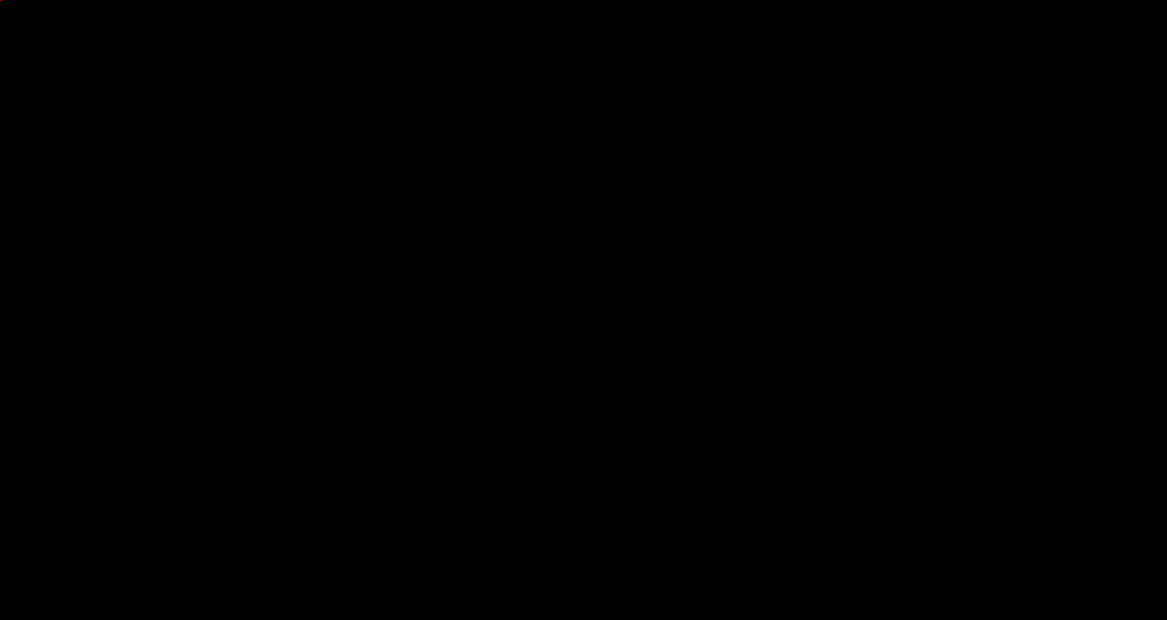
Frame 1 (no input)
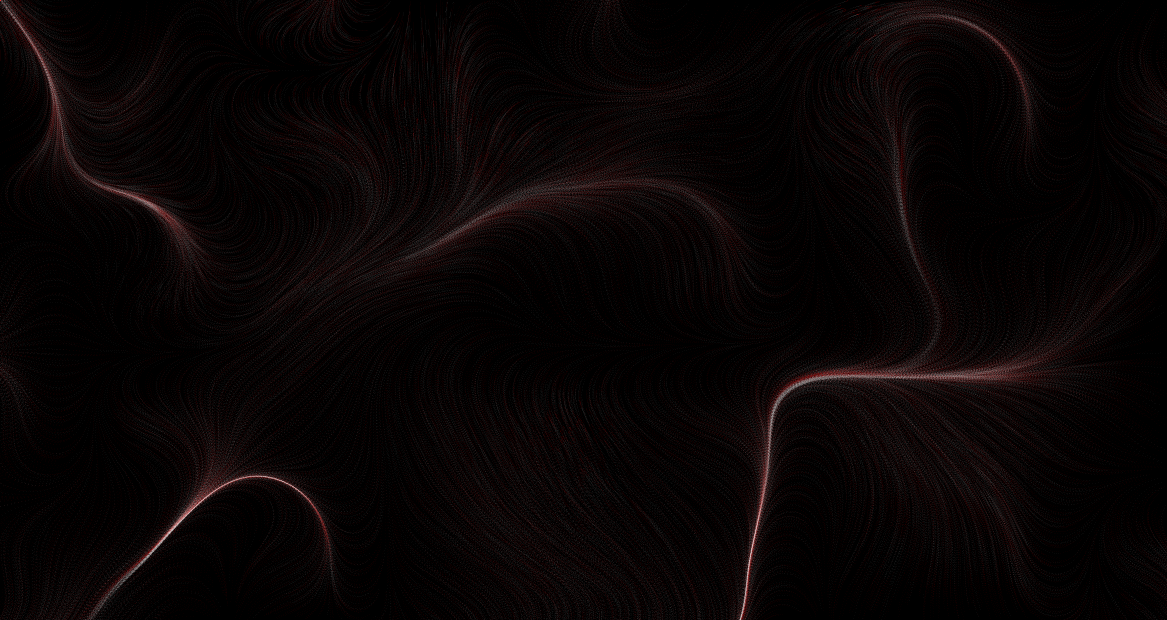
Frame 60 (the mouse pressed at the canvas centre just before this capture)
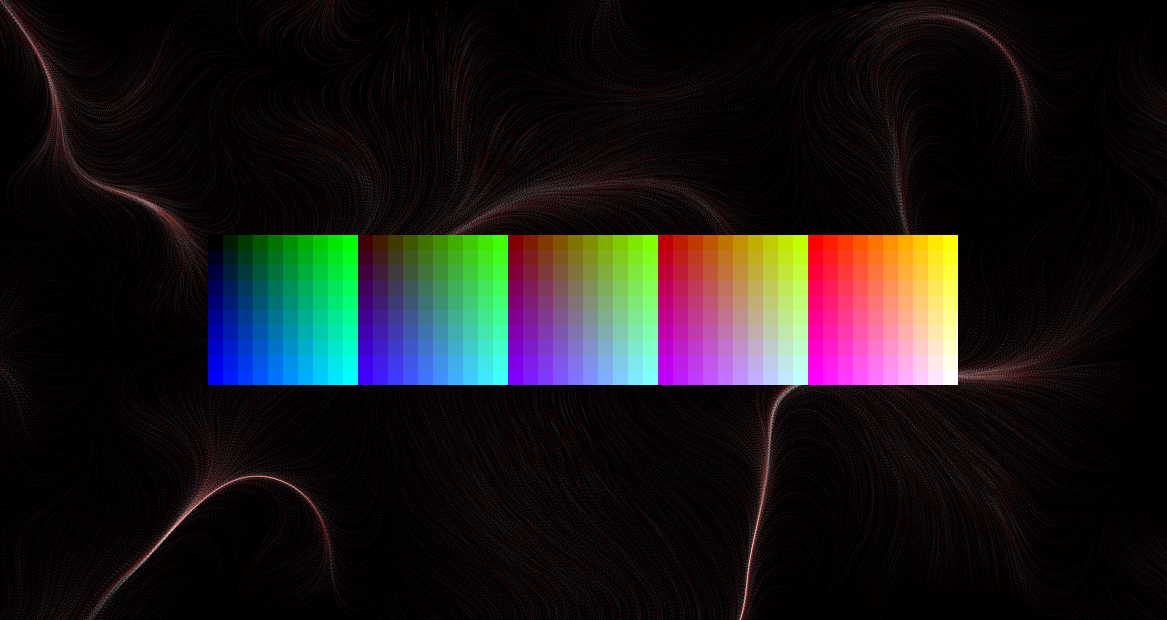
Frame 120 (the mouse held since frame 60 and released just before this capture)

The Processing sketch that drew these frames (run headless with seeded random() and noise(); from frame 60 on, the mouse is pressed at the canvas centre):

// Processing sketch: processing_5230
// ── processing_5230.pde

/*
Banners in the Wind  by Jaap Steilberg
Credits to tuxedocat for the great "Perlin Noise"
The sketch starts with a demo. You might need to restart a couple of times to get a good picture.
Click inside the frame to enter interactive mode: Pick a color to start painting and click again to stop. If you done with a banner, click outside the color block, then Perlin Noise continue without painting.
This is the right moment to press 'S' to SAVE the current display.
Wait a bit before you start the next banner. Wasn't the right moment? Press 'R' to RESTORE what was saved. You can also subsequently press 'R' during painting.
*/


//Noise  5 OCT 2009
int num=16000;
PVector[]pos=new PVector[num];
PVector[]vel=new PVector[num];
PVector[]acc=new PVector[num];

float R1=random(0, 255);
float G1=random(0, 255);
float B1=random(0, 255);
float noisy=.007;

// Banners
int interactive=0, picker=0, drawnPicker, drawNoise, saved=0, sq;
PImage saveBehind, saveForLater;

int sw;

// _______________________________________________________________________________

void setup()
  {
    size(1167, 620);
    ellipseMode(RADIUS);

    sq=width/50;
    if (sq<5) sq=5;            
    if (sq>15) sq=15;

    background(0);
    smooth();
    drawNoise=1;

    sw=0;

    saveBehind=createImage(1200, 800, RGB);
    saveForLater=createImage(1200, 800, RGB);

    for (int i=0; i<num; i++)
      {
        pos[i]=new PVector(random(0), random(0), random(0));
        vel[i]=new PVector(0, 0);
        acc[i]=new PVector(0, 0);
      }
    noiseDetail(1);

  }
// _______________________________________________________________________________

void draw()
  {
    int x, y, z, r, g, b;

    if (interactive==0)
      {
        sw++;
        if ((sw & 0x10)==0) {R1=255; G1=0; B1=0;}
        else {R1=255; G1=255; B1=255;}
        if (sw>270) drawNoise=0;
      }
    if (picker==1)
      {
        stroke(0, 0);
        if (drawnPicker==0)
          {
            // save perlin
            saveBehind=get(0, 0, width, height);

            // draw color picker
            translate(width/2, height/2);
            for (x=0; x<10; x++)
                for (y=0; y<10; y++)
                    for (z=0; z<5; z++)
                      {
                        r=64*z; if (r>255) r=255;
                        g=29*x; if (g>255) g=255;
                        b=29*y; if (b>255) b=255;
                        fill(r, g, b);
                        rect(-25*sq+x*sq+10*z*sq, -5*sq+y*sq, sq, sq);
                      }
            drawnPicker=1;
          }
      }
    else
      {
        drawnPicker=0;
        for (int i=0; i<num; i++)
          {
            stroke(R1, G1, B1, 10);
            if (drawNoise==1) point(pos[i].x, pos[i].y);
            vel[i].x=10*noise(200+pos[i].x*.007, 200+pos[i].y*.007, noisy*2)*cos(4*PI*noise(pos[i].x*.007, pos[i].y*.007, noisy*.5));
            vel[i].y=10*noise(200+pos[i].x*.007, 200+pos[i].y*.007, noisy*2)*sin(4*PI*noise(pos[i].x*.007, pos[i].y*.007, noisy*.5));
            pos[i].add(vel[i]);
            if (pos[i].x<0 || pos[i].y<0 || pos[i].x>width || pos[i].y>height)
              {
                pos[i].x=random(width);
                pos[i].y=random(height);
                vel[i].x=width/2;
                vel[i].y=height/2;
              }
            acc[i].x=0;
            acc[i].y=0;
          }
        noisy+=.007;
      }
  }

// _______________________________________________________________________________

void mousePressed()
  {
    int col;

    if (interactive==0)
      {
        interactive=1;
        background(0);
        picker=1;
        return;
      }
    if (picker==1)
      {
        drawNoise=1;
        if (mouseX<width/2-25*sq) drawNoise=0;
        if (mouseX>width/2+25*sq) drawNoise=0;
        if (mouseY<height/2-5*sq) drawNoise=0;
        if (mouseY>height/2+5*sq) drawNoise=0;

        col=get(mouseX, mouseY);
        R1=red(col);
        G1=green(col);
        B1=blue(col);

        // return saved picture
        copy(saveBehind, 0, 0, width, height, 0, 0, width, height);
      }
    picker^=1;
  }

//__________________________________________________________________

void keyPressed()
  {
    if (key=='s' && picker==0)
      {
        saveForLater=get(0, 0, width, height);
        saved=1;
      }
    if (key=='r' && picker==0 && saved==1)
      {
        copy(saveForLater, 0, 0, width, height, 0, 0, width, height);
      }

  }
